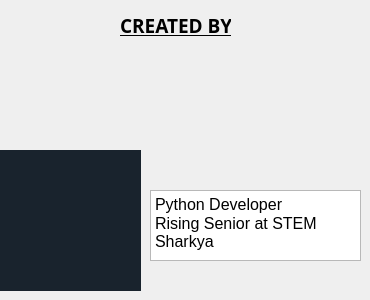
    <widget class="QWidget" name="tab_5">
     <attribute name="title">
      <string>dev</string>
     </attribute>
     <widget class="QLabel" name="label_7">
      <property name="geometry">
       <rect>
        <x>120</x>
        <y>0</y>
        <width>111</width>
        <height>51</height>
       </rect>
      </property>
      <property name="font">
       <font>
        <family>The Bold Font</family>
        <pointsize>14</pointsize>
        <weight>75</weight>
        <bold>true</bold>
        <underline>true</underline>
       </font>
      </property>
      <property name="text">
       <string>CREATED BY</string>
      </property>
     </widget>
     <widget class="QPushButton" name="pushButton_6">
      <property name="geometry">
       <rect>
        <x>0</x>
        <y>150</y>
        <width>141</width>
        <height>141</height>
       </rect>
      </property>
      <property name="toolTip">
       <string>&lt;html&gt;&lt;head/&gt;&lt;body&gt;&lt;p&gt;&lt;span style=&quot; font-size:7pt;&quot;&gt;Zeyad Hisham&lt;/span&gt;&lt;/p&gt;&lt;/body&gt;&lt;/html&gt;</string>
      </property>
      <property name="styleSheet">
       <string notr="true">background:    #19232d;
border-radius: 0px;
padding:       20px 45px;
color:         #ffffff;
display:       inline-block;
font:          normal bold 38px/1 &quot;Ubuntu&quot;, sans-serif;
text-align:    center;</string>
      </property>
      <property name="text">
       <string/>
      </property>
      <property name="icon">
       <iconset resource="photo.qrc">
        <normaloff>:/.img/zeyad.png</normaloff>:/.img/zeyad.png</iconset>
      </property>
      <property name="iconSize">
       <size>
        <width>140</width>
        <height>140</height>
       </size>
      </property>
     </widget>
     <widget class="QTextBrowser" name="textBrowser">
      <property name="geometry">
       <rect>
        <x>150</x>
        <y>190</y>
        <width>211</width>
        <height>71</height>
       </rect>
      </property>
      <property name="html">
       <string>&lt;!DOCTYPE HTML PUBLIC &quot;-//W3C//DTD HTML 4.0//EN&quot; &quot;http://www.w3.org/TR/REC-html40/strict.dtd&quot;&gt;
&lt;html&gt;&lt;head&gt;&lt;meta name=&quot;qrichtext&quot; content=&quot;1&quot; /&gt;&lt;style type=&quot;text/css&quot;&gt;
p, li { white-space: pre-wrap; }
&lt;/style&gt;&lt;/head&gt;&lt;body style=&quot; font-family:'MS Shell Dlg 2'; font-size:8.25pt; font-weight:400; font-style:normal;&quot;&gt;
&lt;p style=&quot; margin-top:0px; margin-bottom:0px; margin-left:0px; margin-right:0px; -qt-block-indent:0; text-indent:0px;&quot;&gt;&lt;span style=&quot; font-family:'MS Shell Dlg 2'; font-size:12pt;&quot;&gt;Python Developer&lt;/span&gt;&lt;/p&gt;
&lt;p style=&quot; margin-top:0px; margin-bottom:0px; margin-left:0px; margin-right:0px; -qt-block-indent:0; text-indent:0px;&quot;&gt;&lt;span style=&quot; font-family:'MS Shell Dlg 2'; font-size:12pt;&quot;&gt;Rising Senior at STEM Sharkya&lt;/span&gt;&lt;/p&gt;&lt;/body&gt;&lt;/html&gt;</string>
      </property>
     </widget>
    </widget>
